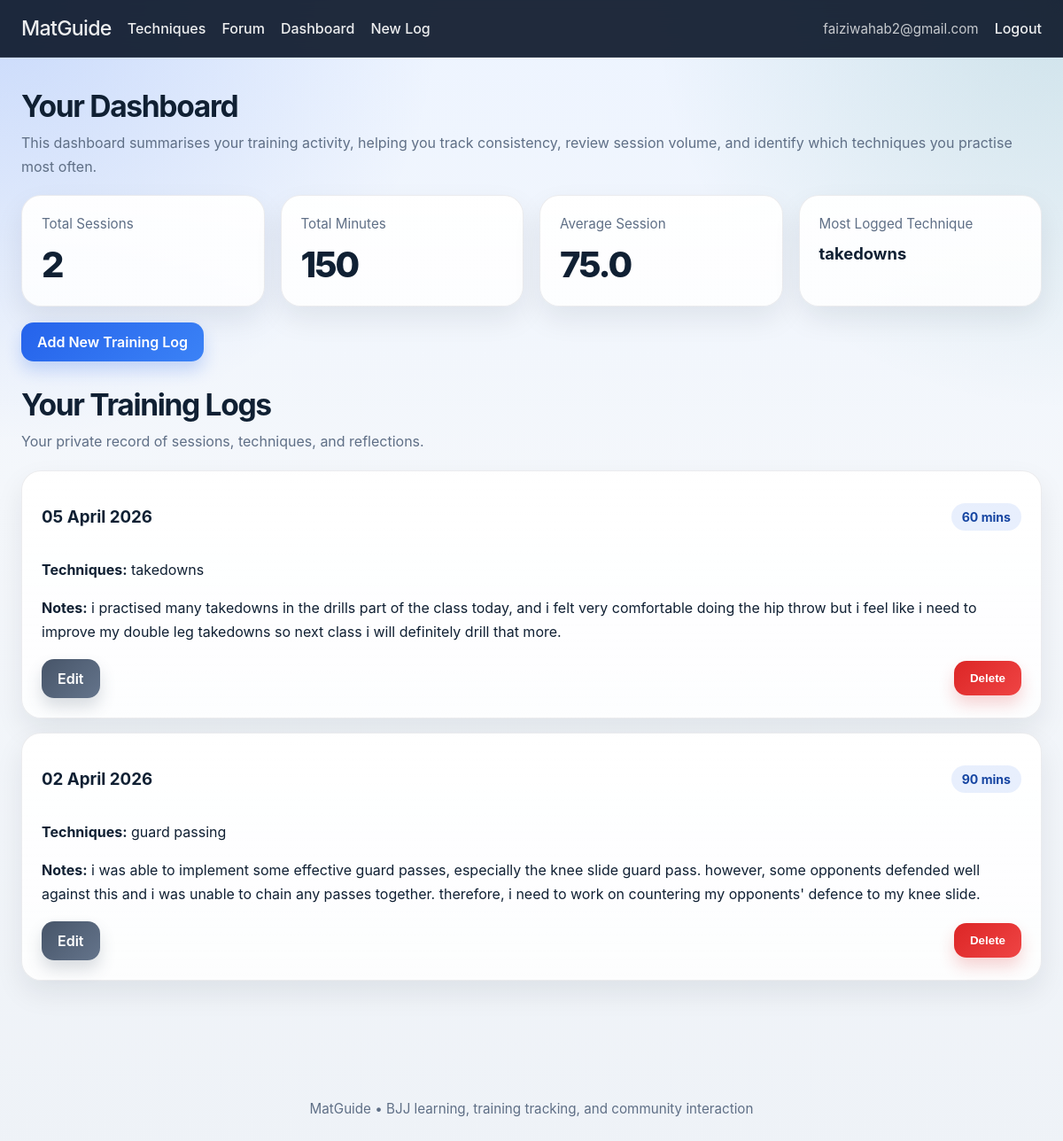
The page /dashboard (signed in) on the database its author committed.
### models.py (models this page shows, shortened)
class User(UserMixin, db.Model):
    id = db.Column(db.Integer, primary_key=True)
    email = db.Column(db.String(255), unique=True, nullable=False, index=True)
    password_hash = db.Column(db.String(255), nullable=False)
    logs = db.relationship("TrainingLog", backref="user", lazy=True, cascade="all, delete-orphan")
    threads = db.relationship("ForumThread", backref="author", lazy=True, cascade="all, delete-orphan")
    replies = db.relationship("ForumReply", backref="author", lazy=True, cascade="all, delete-orphan")

class TrainingLog(db.Model):
    id = db.Column(db.Integer, primary_key=True)
    session_date = db.Column(db.Date, nullable=False, default=date.today)
    duration_minutes = db.Column(db.Integer, nullable=True)
    techniques = db.Column(db.String(500), nullable=True)
    notes = db.Column(db.Text, nullable=True)
    user_id = db.Column(db.Integer, db.ForeignKey("user.id"), nullable=False)

### app.py (the view)
    @app.route("/dashboard")
    @login_required
    def dashboard():
        logs = (
            TrainingLog.query
            .filter_by(user_id=current_user.id)
            .order_by(TrainingLog.session_date.desc())
            .all()
        )
        total_sessions = len(logs)
        total_minutes = sum(log.duration_minutes or 0 for log in logs)
        avg_session = round(total_minutes / total_sessions, 1) if total_sessions else 0
        technique_counter = Counter()
        for log in logs:
            if log.techniques:
                items = [item.strip() for item in log.techniques.split(",") if item.strip()]
                technique_counter.update(items)
        most_logged_technique = technique_counter.most_common(1)[0][0] if technique_counter else "No data yet"
        return render_template(
            "dashboard.html",
            logs=logs,
            total_sessions=total_sessions,
            total_minutes=total_minutes,
            avg_session=avg_session,
            most_logged_technique=most_logged_technique,
        )

### models.py (called while the page is built)
@login_manager.user_loader
def load_user(user_id):
    return User.query.get(int(user_id))

### templates/dashboard.html
{% extends "base.html" %}
{% block content %}
<section class="section-block">
  <div class="section-header">
    <h1>Your Dashboard</h1>
    <p>
      This dashboard summarises your training activity, helping you track consistency,
      review session volume, and identify which techniques you practise most often.
    </p>
  </div>
  <div class="stats-grid four-cols">
    <div class="feature-card">
      <span class="stat-label">Total Sessions</span>
      <span class="stat-value">{{ total_sessions }}</span>
    </div>
    <div class="feature-card">
      <span class="stat-label">Total Minutes</span>
      <span class="stat-value">{{ total_minutes }}</span>
    </div>
    <div class="feature-card">
      <span class="stat-label">Average Session</span>
      <span class="stat-value">{{ avg_session }}</span>
    </div>
    <div class="feature-card">
      <span class="stat-label">Most Logged Technique</span>
      <span class="stat-small">{{ most_logged_technique }}</span>
    </div>
  </div>
  <div class="toolbar">
    <a class="button" href="{{ url_for('new_log') }}">Add New Training Log</a>
  </div>
  <div class="section-header top-gap">
    <h2>Your Training Logs</h2>
    <p>Your private record of sessions, techniques, and reflections.</p>
  </div>
  {% if logs %}
    <div class="log-list">
      {% for log in logs %}
        <div class="log-card">
          <div class="log-top">
            <h3>{{ log.session_date.strftime("%d %B %Y") }}</h3>
            <span class="pill">{{ log.duration_minutes if log.duration_minutes else "No duration" }} mins</span>
          </div>
          <p><strong>Techniques:</strong> {{ log.techniques if log.techniques else "Not provided" }}</p>
          <p><strong>Notes:</strong> {{ log.notes if log.notes else "No notes added" }}</p>
          <div class="inline-actions">
            <a class="button secondary" href="{{ url_for('edit_log', log_id=log.id) }}">Edit</a>
            <form method="POST" action="{{ url_for('delete_log', log_id=log.id) }}" class="inline-form">
              <button type="submit" class="button danger">Delete</button>
            </form>
          </div>
        </div>
      {% endfor %}
    </div>
  {% else %}
    <div class="empty-state">
      <p>You have not added any training logs yet.</p>
      <a class="button" href="{{ url_for('new_log') }}">Create Your First Log</a>
    </div>
  {% endif %}
</section>
{% endblock %}

### templates/base.html (shortened to what this page needs)
<!DOCTYPE html>
<html lang="en">
<head>
  <link rel="stylesheet" href="{{ url_for('static', filename='styles.css') }}">
</head>
<body>
  <header class="site-header">
    <nav class="navbar">
      <div class="nav-left">
        <a class="brand" href="{{ url_for('index') }}">MatGuide</a>
        <a href="{{ url_for('techniques') }}">Techniques</a>
        <a href="{{ url_for('forum') }}">Forum</a>
        {% if current_user.is_authenticated %}
          <a href="{{ url_for('dashboard') }}">Dashboard</a>
          <a href="{{ url_for('new_log') }}">New Log</a>
        {% endif %}
      </div>
      <div class="nav-right">
        {% if current_user.is_authenticated %}
          <span class="user-email">{{ current_user.email }}</span>
          <a href="{{ url_for('logout') }}">Logout</a>
        {% else %}
          <a href="{{ url_for('login') }}">Login</a>
          <a class="button nav-button" href="{{ url_for('register') }}">Register</a>
        {% endif %}
      </div>
    </nav>
  </header>
  <main class="page-shell">
    {% block content %}{% endblock %}
  </main>
  <footer class="footer">
    <p>MatGuide • BJJ learning, training tracking, and community interaction</p>
  </footer>
</body>
</html>

### static/styles.css (style rules this page uses)
:root { --bg: #0b1220; --surface: rgba(255, 255, 255, 0.82); --surface-strong: #ffffff; --text: #102033; --muted: #5f6f86; --primary: #2563eb; --primary-dark: #1746a2; --accent: #0f766e; --danger: #dc2626; --success-bg: #dcfce7; --error-bg: #fee2e2; --border: rgba(15, 23, 42, 0.08); --shadow: 0 14px 32px rgba(15, 23, 42, 0.08); --radius: 22px; }
* { box-sizing: border-box; }
body { margin: 0; font-family: "Inter", "Segoe UI", Arial, sans-serif; color: var(--text); background: radial-gradient(circle at top left, rgba(37, 99, 235, 0.18), transparent 28%), radial-gradient(circle at top right, rgba(15, 118, 110, 0.14), transparent 26%), linear-gradient(180deg, #edf4ff 0%, #f4f7fb 42%, #eef2f7 100%); min-height: 100vh; }
a { color: var(--primary-dark); text-decoration: none; }
.site-header { position: sticky; top: 0; z-index: 20; backdrop-filter: blur(12px); background: rgba(9, 20, 39, 0.9); border-bottom: 1px solid rgba(255, 255, 255, 0.08); }
.navbar { max-width: 1220px; margin: 0 auto; padding: 18px 24px; display: flex; align-items: center; justify-content: space-between; }
.nav-left, .nav-right { display: flex; align-items: center; gap: 18px; }
.navbar a { color: rgba(255, 255, 255, 0.92); font-weight: 500; text-decoration: none; }
.brand { font-size: 1.45rem; font-weight: 800; letter-spacing: -0.03em; }
.user-email { color: rgba(255, 255, 255, 0.75); font-size: 0.95rem; }
.page-shell { max-width: 1220px; margin: 0 auto; padding: 34px 24px 60px; }
.footer { text-align: center; padding: 26px 18px 42px; color: var(--muted); font-size: 0.95rem; }
.button { display: inline-flex; align-items: center; justify-content: center; gap: 8px; padding: 12px 18px; border: none; border-radius: 14px; background: linear-gradient(135deg, var(--primary), #3b82f6); color: white; font-weight: 600; text-decoration: none; cursor: pointer; box-shadow: 0 10px 18px rgba(37, 99, 235, 0.22); transition: transform 0.15s ease, box-shadow 0.15s ease, opacity 0.15s ease; }
.button.secondary { background: linear-gradient(135deg, #475569, #64748b); box-shadow: 0 10px 18px rgba(71, 85, 105, 0.2); }
.button.danger { background: linear-gradient(135deg, var(--danger), #ef4444); box-shadow: 0 10px 18px rgba(220, 38, 38, 0.2); }
.stat-card, .feature-card, .form-card, .filter-card, .thread-card, .thread-detail-card, .reply-card, .log-card, .technique-card, .empty-state, .forum-preview-card, .video-shell { background: linear-gradient(180deg, rgba(255, 255, 255, 0.96), rgba(255, 255, 255, 0.84)); border: 1px solid var(--border); border-radius: var(--radius); box-shadow: var(--shadow); }
.stat-card, .feature-card, .technique-card, .thread-card, .reply-card, .log-card, .thread-detail-card, .forum-preview-card, .empty-state { padding: 22px; }
.stat-label { display: block; color: var(--muted); font-size: 0.95rem; margin-bottom: 12px; }
.stat-value { display: block; font-size: 2.5rem; font-weight: 800; letter-spacing: -0.05em; }
.stat-small { display: block; font-size: 1.15rem; font-weight: 700; line-height: 1.4; }
.section-block { margin-bottom: 34px; }
.section-header { margin-bottom: 18px; }
.section-header h1, .section-header h2 { margin: 0 0 8px; font-size: 2.1rem; letter-spacing: -0.04em; }
.section-header p { margin: 0; color: var(--muted); line-height: 1.7; }
.feature-grid, .stats-grid, .technique-grid { display: grid; gap: 18px; }
.stats-grid { grid-template-columns: repeat(auto-fit, minmax(210px, 1fr)); }
.stats-grid.four-cols { grid-template-columns: repeat(auto-fit, minmax(220px, 1fr)); }
.forum-preview-list, .thread-list, .reply-list, .log-list, .mini-thread-list { display: grid; gap: 16px; }
.toolbar { display: flex; align-items: center; gap: 14px; margin: 18px 0 24px; }
.thread-top, .thread-bottom, .log-top, .technique-meta, .inline-actions { display: flex; flex-wrap: wrap; gap: 10px; align-items: center; justify-content: space-between; }
.thread-body p, .detail-description, .log-card p, .reply-card p, .technique-card p { line-height: 1.7; }
.pill { display: inline-flex; align-items: center; padding: 7px 12px; border-radius: 999px; background: rgba(37, 99, 235, 0.1); color: var(--primary-dark); font-size: 0.88rem; font-weight: 700; }
.top-gap { margin-top: 28px; }
.inline-form { display: inline; }

### rows shown on the page
User: email "faiziwahab2@gmail.com"
TrainingLog: techniques "takedowns", session_date "05 April 2026", duration_minutes "60", notes "i practised many takedowns in the drills part of the class today, and i felt very comfortable doing the hip throw but i feel like i need to improve my double leg takedowns so next class i will definitely drill that more."
TrainingLog: session_date "02 April 2026", duration_minutes "90", techniques "guard passing", notes "i was able to implement some effective guard passes, especially the knee slide guard pass. however, some opponents defended well against this and i was unable to chain any passes together. therefore, i need to work on countering my opponents' defence to my knee slide."

### other values the page prints
{{ total_sessions }} "2"
{{ total_minutes }} "150"
{{ avg_session }} "75.0"
